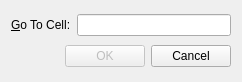
<?xml version="1.0" encoding="UTF-8"?>
<ui version="4.0">
 <class>GoToCellDialog</class>
 <widget class="QDialog" name="GoToCellDialog">
  <property name="geometry">
   <rect>
    <x>0</x>
    <y>0</y>
    <width>242</width>
    <height>82</height>
   </rect>
  </property>
  <property name="windowTitle">
   <string>Go To Cell</string>
  </property>
  <property name="windowIcon">
   <iconset resource="spreadsheet.qrc">
    <normaloff>:/images/pics/gotocell.png</normaloff>:/images/pics/gotocell.png</iconset>
  </property>
  <layout class="QVBoxLayout" name="verticalLayout">
   <item>
    <layout class="QHBoxLayout" name="horizontalLayout">
     <item>
      <widget class="QLabel" name="textlabel">
       <property name="text">
        <string>&amp;Go To Cell:</string>
       </property>
       <property name="buddy">
        <cstring>lineEdit</cstring>
       </property>
      </widget>
     </item>
     <item>
      <widget class="QLineEdit" name="lineEdit"/>
     </item>
    </layout>
   </item>
   <item>
    <layout class="QHBoxLayout" name="horizontalLayout_2">
     <item>
      <spacer name="horizontalSpacer">
       <property name="orientation">
        <enum>Qt::Horizontal</enum>
       </property>
       <property name="sizeHint" stdset="0">
        <size>
         <width>40</width>
         <height>20</height>
        </size>
       </property>
      </spacer>
     </item>
     <item>
      <widget class="QPushButton" name="okButton">
       <property name="enabled">
        <bool>false</bool>
       </property>
       <property name="text">
        <string>OK</string>
       </property>
       <property name="default">
        <bool>true</bool>
       </property>
      </widget>
     </item>
     <item>
      <widget class="QPushButton" name="cancelButton">
       <property name="text">
        <string>Cancel</string>
       </property>
      </widget>
     </item>
    </layout>
   </item>
  </layout>
 </widget>
 <tabstops>
  <tabstop>lineEdit</tabstop>
  <tabstop>cancelButton</tabstop>
  <tabstop>okButton</tabstop>
 </tabstops>
 <resources>
  <include location="spreadsheet.qrc"/>
 </resources>
 <connections/>
</ui>
